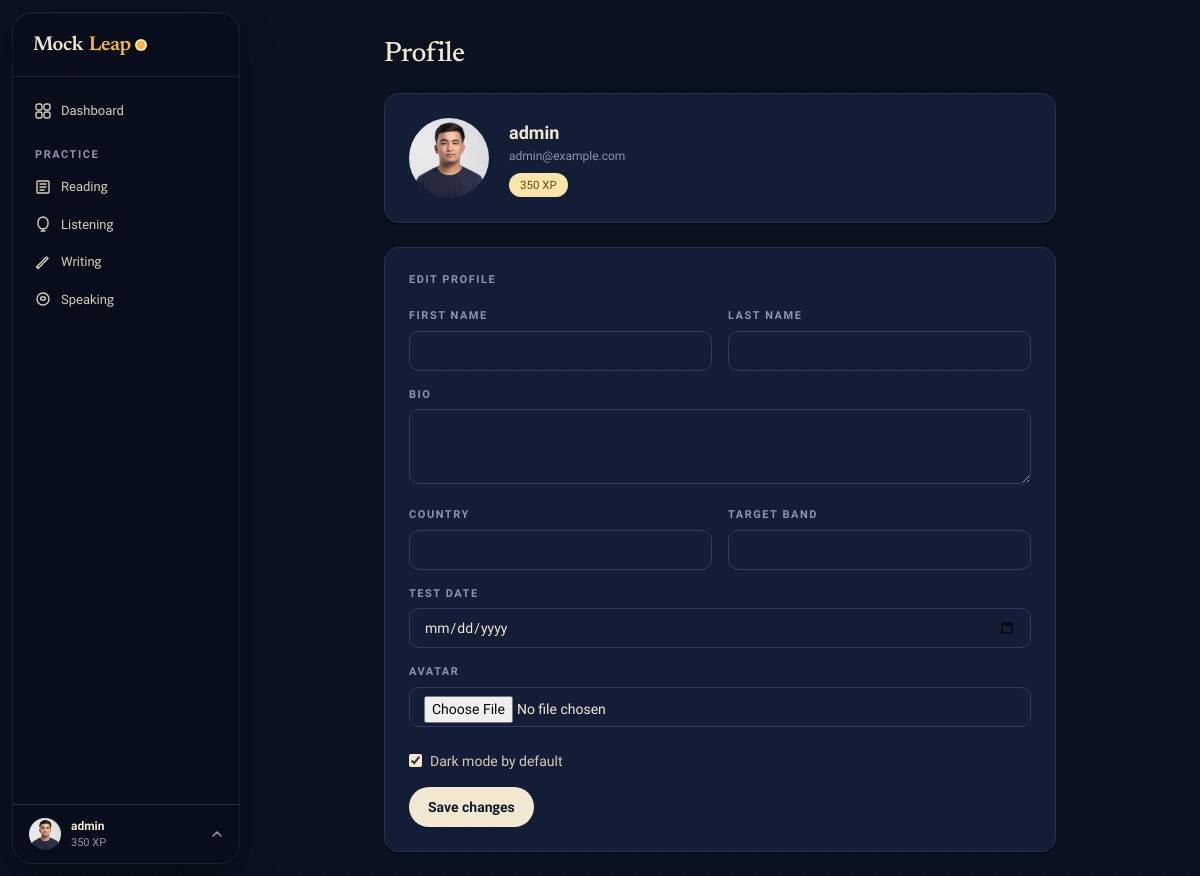
Before: /profile/ (signed in) with the older database file.
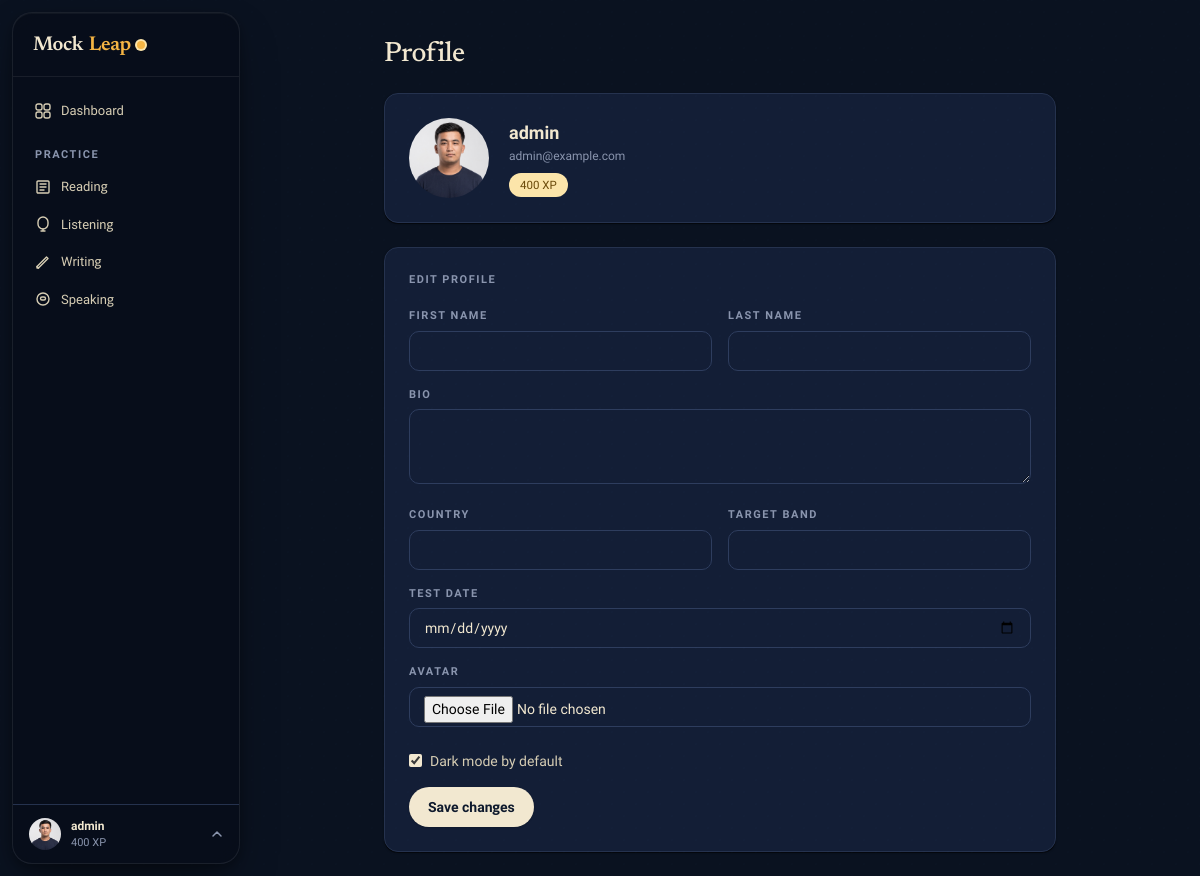
After: the same page with the newer database file.
### apps/accounts/models.py (models this page shows, shortened)
class User(AbstractUser):
    ROLE_STUDENT = 'student'
    ROLE_TEACHER = 'teacher'
    ROLE_ADMIN = 'admin'
    ROLE_CHOICES = [
        (ROLE_STUDENT, 'Student'),
        (ROLE_TEACHER, 'Teacher'),
        (ROLE_ADMIN, 'Admin'),
    ]
    email = models.EmailField(unique=True)
    role = models.CharField(max_length=10, choices=ROLE_CHOICES, default=ROLE_STUDENT)
    avatar = models.ImageField(upload_to='avatars/', null=True, blank=True)
    bio = models.TextField(blank=True)
    target_band = models.DecimalField(max_digits=3, decimal_places=1, null=True, blank=True)
    test_date = models.DateField(null=True, blank=True)
    country = models.CharField(max_length=100, blank=True)
    timezone = models.CharField(max_length=50, default='UTC')
    dark_mode = models.BooleanField(default=False)
    email_notifications = models.BooleanField(default=True)
    xp = models.PositiveIntegerField(default=0)
    streak_days = models.PositiveIntegerField(default=0)
    last_active = models.DateField(null=True, blank=True)
    created_at = models.DateTimeField(auto_now_add=True)
    USERNAME_FIELD = 'email'
    REQUIRED_FIELDS = ['username']
    class Meta:
        verbose_name = 'User'
        verbose_name_plural = 'Users'

### apps/accounts/views.py (the view, shortened to what this page needs)
# urls.py: path('', views.profile, name='profile'),
@login_required
def profile(request):
    return render(request, 'accounts/profile.html')

### apps/core/context_processors.py (called while the page is built)
def site_context(request):
    ctx = {
        'brand': getattr(settings, 'MOCKLEAP_BRAND', 'MockLeap'),
        'dark_mode': getattr(request.user, 'dark_mode', False) if request.user.is_authenticated else False,
        'unread_count': 0,
    }
    if request.user.is_authenticated:
        try:
            from apps.notifications.models import Notification
            ctx['unread_count'] = Notification.objects.filter(user=request.user, is_read=False).count()
        except Exception:
            pass
    return ctx

### templates/accounts/profile.html (shortened to what this page needs)
{% extends "layouts/app.html" %}
{% block content %}
<div class="max-w-2xl mx-auto">
  <h1 class="h-display mb-6" style="font-size:28px;">Profile</h1>
  <div class="ml-card p-6 mb-6 flex items-center gap-5">
    {% if user.avatar %}
      <img src="{{ user.avatar.url }}" class="w-20 h-20 rounded-full object-cover flex-shrink-0" alt="{{ user.username }}">
    {% else %}
      <div class="w-20 h-20 rounded-full flex items-center justify-center text-2xl font-bold flex-shrink-0" style="background:var(--accent-soft);color:var(--on-accent);">{{ user.username|first|upper }}</div>
    {% endif %}
    <div class="flex-1 min-w-0">
      <div class="text-lg font-semibold" style="color:var(--ink);">{{ user.get_full_name|default:user.username }}</div>
      <div class="t-meta">{{ user.email }}</div>
      <div class="flex items-center gap-3 mt-2">
        <span class="ml-chip ml-chip-accent">{{ user.xp }} XP</span>
      </div>
    </div>
  </div>
  <div class="ml-card p-6">
    <div class="t-eyebrow mb-5">Edit profile</div>
    <form method="post" action="{% url 'accounts:profile' %}" enctype="multipart/form-data" class="space-y-4">
      <div class="grid grid-cols-2 gap-4">
        <div><label class="t-eyebrow block mb-1.5">First name</label><input type="text" name="first_name" class="ml-input" value="{{ user.first_name }}"></div>
        <div><label class="t-eyebrow block mb-1.5">Last name</label><input type="text" name="last_name" class="ml-input" value="{{ user.last_name }}"></div>
      </div>
      <div><label class="t-eyebrow block mb-1.5">Bio</label><textarea name="bio" rows="3" class="ml-input" style="height:auto;padding-top:10px;">{{ user.bio }}</textarea></div>
      <div class="grid grid-cols-2 gap-4">
        <div><label class="t-eyebrow block mb-1.5">Country</label><input type="text" name="country" class="ml-input" value="{{ user.country }}"></div>
        <div><label class="t-eyebrow block mb-1.5">Target Band</label><input type="number" name="target_band" step="0.5" min="0" max="9" class="ml-input" value="{{ user.target_band|default:'' }}"></div>
      </div>
      <div><label class="t-eyebrow block mb-1.5">Test Date</label><input type="date" name="test_date" class="ml-input" value="{{ user.test_date|date:'Y-m-d'|default:'' }}"></div>
      <div><label class="t-eyebrow block mb-1.5">Avatar</label><input type="file" name="avatar" accept="image/*" class="ml-input" style="padding-top:8px;"></div>
      <div class="flex items-center gap-2 pt-2">
        <input type="checkbox" name="dark_mode" id="dark_mode" {% if user.dark_mode %}checked{% endif %} style="accent-color:var(--ink);">
        <label for="dark_mode" class="t-body text-sm cursor-pointer">Dark mode by default</label>
      </div>
      <button type="submit" class="ml-btn ml-btn-primary">Save changes</button>
    </form>
  </div>
</div>
{% endblock %}

### templates/components/sidebar.html (shortened to what the changed rows need)
{% load static %}
<aside id="sidebar" class="fixed z-30 w-60 flex flex-col -translate-x-full md:translate-x-0 transition-transform duration-300"
       style="top:12px;bottom:12px;left:12px;width:228px;border-radius:20px;
              background:rgba(250,246,236,0.90);
              backdrop-filter:blur(28px) saturate(180%);
              -webkit-backdrop-filter:blur(28px) saturate(180%);
              border:1px solid rgba(255,255,255,0.72);
              box-shadow:0 1px 0 rgba(255,255,255,.85) inset,
                         0 4px 12px rgba(14,27,46,.06),
                         0 20px 48px -12px rgba(14,27,46,.14);
              overflow:hidden;">
  <div class="border-t flex-shrink-0" style="border-color:var(--border);position:relative;" id="ml-profile-zone">
    <button id="ml-profile-btn" type="button" style="
        width:100%;display:flex;align-items:center;gap:10px;
        padding:12px 16px;border:none;cursor:pointer;
        background:transparent;font-family:inherit;
        transition:background .12s;">
      {% if user.avatar %}
        <img src="{{ user.avatar.url }}" alt="" style="width:32px;height:32px;border-radius:50%;object-fit:cover;flex-shrink:0;">
      {% else %}
        <div style="width:32px;height:32px;border-radius:50%;display:flex;align-items:center;justify-content:center;font-size:12px;font-weight:700;flex-shrink:0;background:var(--accent-soft);color:var(--ink);">{{ user.username|first|upper }}</div>
      {% endif %}
      <div style="min-width:0;flex:1;text-align:left;">
        <p style="font-size:12px;font-weight:600;color:var(--ink);white-space:nowrap;overflow:hidden;text-overflow:ellipsis;margin:0;">{{ user.get_full_name|default:user.username }}</p>
        <p style="font-size:11px;color:var(--muted);margin:0;">{{ user.xp }} XP</p>
      </div>
      <svg id="ml-profile-chevron" width="12" height="12" viewBox="0 0 12 12" fill="none" style="color:var(--muted);flex-shrink:0;transition:transform .2s;">
        <path d="M2 8l4-4 4 4" stroke="currentColor" stroke-width="1.5" stroke-linecap="round" stroke-linejoin="round"/>
      </svg>
    </button>
  </div>
</aside>

Changed rows visible on the page:
changed User "admin": xp "350" → "400"
